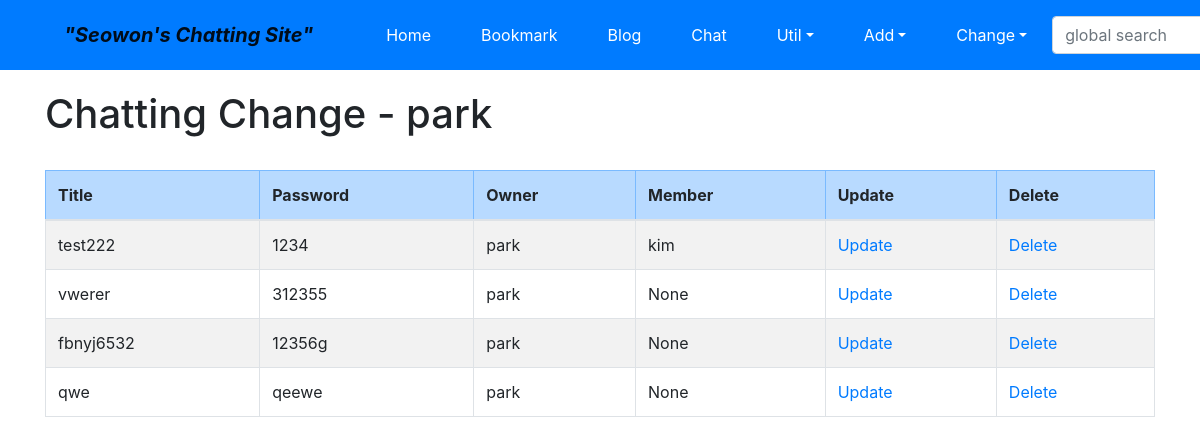
/chat/change/ (signed in), run on the app's committed database.
### chat/models.py (models this page shows, shortened)
class Chatting(models.Model):
	title = models.CharField('TITLE', max_length=100, unique=True, blank=False, null=False)
	password = models.CharField('PASSWORD', max_length=15 ,unique=False, null=False, blank=False)
	member = models.CharField('MEMBER', max_length=1000, unique=False, null = True, blank = True)
	owner = models.ForeignKey(User, on_delete=models.CASCADE, blank=True, null=True)

### chat/views.py (the view)
# urls.py: path('change/', views.ChattingChangeLV.as_view(), name="change"),
class ChattingChangeLV(LoginRequiredMixin, ListView):
	template_name = 'chat/chatting_change_list.html'
	def get_queryset(self):
		return Chatting.objects.filter(owner=self.request.user)

### chat/templates/chat/chatting_change_list.html (shortened to what this page needs)
{% extends "base.html" %}
{% block content %}
<h1>Chatting Change - {{user}}</h1>
<br>
<table class="table table-bordered table-condensed table-striped">
	<thread>
		<tr class="table-primary">
			<th>Title</th>
			<th>Password</th>
			<th>Owner</th>
			<th>Member</th>
			<th>Update</th>
			<th>Delete</th>
		</tr>
	</thread>
	<tbody>
		{% for item in object_list %}
		<tr>
			<td>{{item.title}}</td>
			<td>{{item.password}}</td>
			<td>{{item.owner}}</td>
			<td>{{item.member}}</td>
			<td><a href="{% url 'chat:update' item.id %}">Update</a></td>
			<td><a href="{% url 'chat:delete' item.id %}">Delete</a></td>
		</tr>
		{% endfor %}
	</tbody>
</table>
{% endblock %}

### data on the page
Chatting: title "test222", password "1234", owner "park", member "kim"
Chatting: title "vwerer", password "312355", owner "park", member "None"
Chatting: title "fbnyj6532", password "12356g", owner "park", member "None"
Chatting: title "qwe", password "qeewe", owner "park", member "None"

### other printed values
{{ user }} "park"
